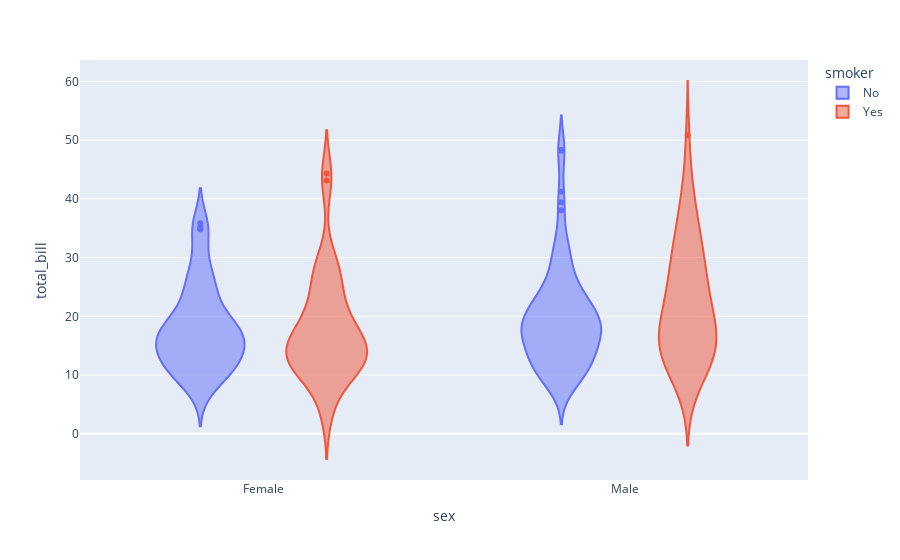

Notebook source saved alongside this figure:
### Markdown cell above
# Write a program to demonstrate violin plot

### Code cell
#impoting necessary libraries
import plotly.express as px
df = px.data.tips()
fig = px.violin(df, x="sex", y="total_bill", color="smoker")
fig.show()

### Figure 1 — Plotly figure (JSON) as saved in the notebook; plotly's stock layout.template omitted (floating-point values rounded to 4 significant figures; data arrays with more than 128 entries replaced by an {"elided": "..."} marker saying what was removed)
{"data": [{"alignmentgroup": "True", "box": {"visible": false}, "hovertemplate": "smoker=No<br>sex=%{x}<br>total_bill=%{y}<extra></extra>", "legendgroup": "No", "marker": {"color": "#636efa"}, "name": "No", "offsetgroup": "No", "orientation": "v", "scalegroup": "True", "showlegend": true, "type": "violin", "x": {"elided": "151 str values"}, "x0": " ", "xaxis": "x", "y": {"elided": "151 float values"}, "y0": " ", "yaxis": "y"}, {"alignmentgroup": "True", "box": {"visible": false}, "hovertemplate": "smoker=Yes<br>sex=%{x}<br>total_bill=%{y}<extra></extra>", "legendgroup": "Yes", "marker": {"color": "#EF553B"}, "name": "Yes", "offsetgroup": "Yes", "orientation": "v", "scalegroup": "True", "showlegend": true, "type": "violin", "x": ["Male", "Male", "Male", "Male", "Male", "Male", "Female", "Male", "Female", "Female", "Male", "Male", "Male", "Male", "Female", "Female", "Male", "Male", "Male", "Male", "Female", "Female", "Female", "Female", "Male", "Male", "Male", "Female", "Male", "Female", "Female", "Female", "Male", "Male", "Male", "Male", "Male", "Male", "Male", "Male", "Female", "Male", "Male", "Male", "Male", "Male", "Male", "Female", "Male", "Female", "Male", "Male", "Female", "Male", "Male", "Male", "Male", "Female", "Female", "Male", "Male", "Female", "Female", "Female", "Male", "Female", "Male", "Male", "Male", "Female", "Male", "Male", "Female", "Female", "Female", "Male", "Male", "Male", "Female", "Male", "Female", "Male", "Male", "Female", "Female", "Female", "Male", "Male", "Male", "Male", "Male", "Female", "Male"], "x0": " ", "xaxis": "x", "y": [38.01, 11.24, 20.29, 13.81, 11.02, 18.29, 3.07, 15.01, 26.86, 25.28, 17.92, 19.44, 32.68, 28.97, 5.75, 16.32, 40.17, 27.28, 12.03, 21.01, 11.35, 15.38, 44.3, 22.42, 15.36, 20.49, 25.21, 14.31, 16, 17.51, 10.59, 10.63, 50.81, 15.81, 7.25, 31.85, 16.82, 32.9, 17.89, 14.48, 9.6, 34.63, 34.65, 23.33, 45.35, 23.17, 40.55, 20.9, 30.46, 18.15, 23.1, 15.69, 19.81, 28.44, 15.48, 16.58, 10.34, 43.11, 13, 13.51, 18.71, 12.74, 13, 16.4, 20.53, 16.47, 26.59, 38.73, 24.27, 12.76, 30.06, 25.89, 13.27, 28.17, 12.9, 28.15, 11.59, 7.74, 30.14, 12.16, 13.42, 8.58, 13.42, 16.27, 10.09, 22.12, 24.01, 15.69, 15.53, 12.6, 32.83, 27.18, 22.67], "y0": " ", "yaxis": "y"}], "layout": {"legend": {"title": {"text": "smoker"}, "tracegroupgap": 0}, "margin": {"t": 60}, "violinmode": "group", "xaxis": {"anchor": "y", "domain": [0, 1], "title": {"text": "sex"}}, "yaxis": {"anchor": "x", "domain": [0, 1], "title": {"text": "total_bill"}}}}
